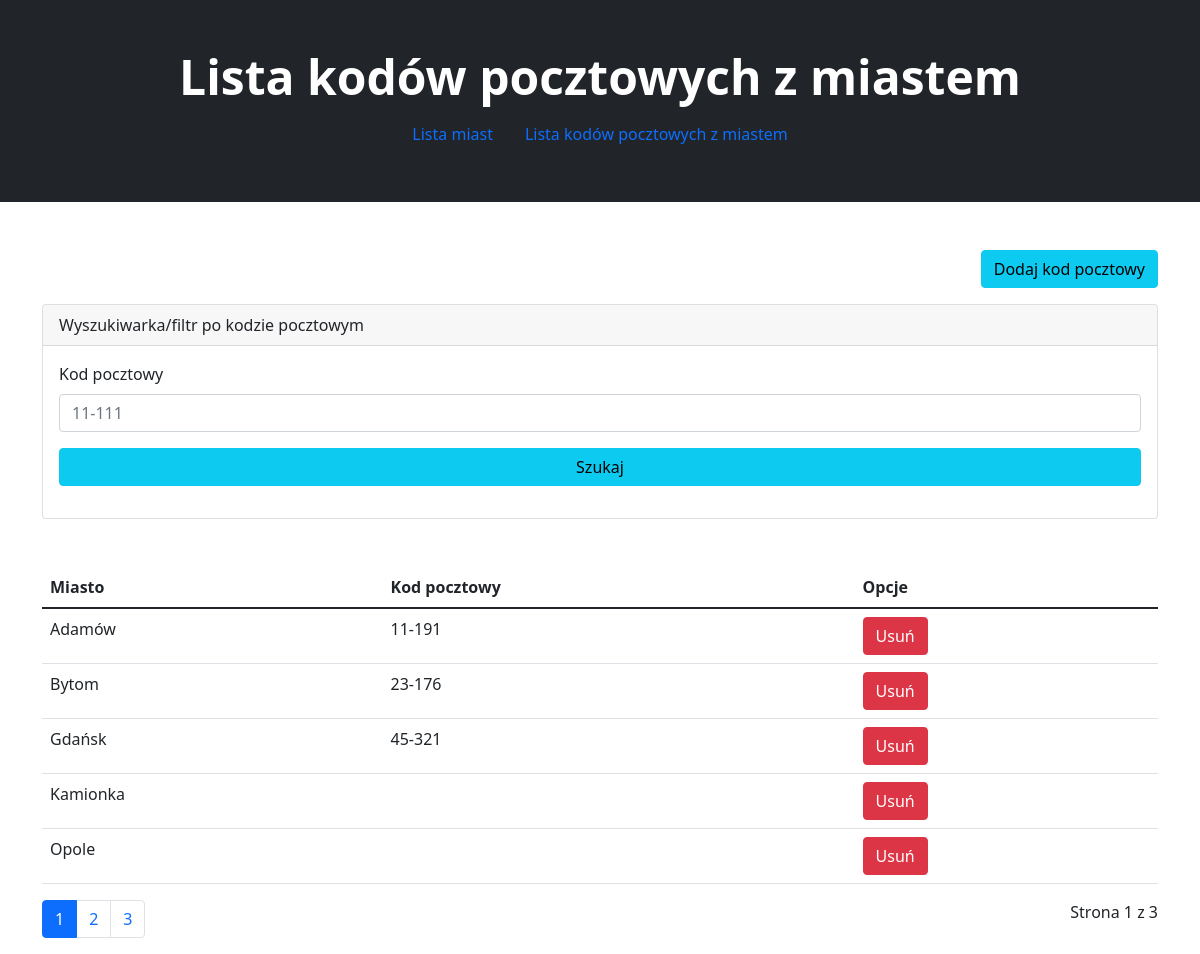
Page /index.php?controller=City&action=listZipCode on the committed database.
### tables this page shows
CREATE TABLE IF NOT EXISTS `city` (
    `id` int(11) NOT NULL AUTO_INCREMENT,
    `name` varchar(30) NOT NULL,
    `zipCode` varchar(6) DEFAULT NULL,
    PRIMARY KEY (`id`)
    );

### app/Controllers/CityController.php (called while the page is built, shortened)
<?php
class CityController extends BasicController
{
    public function listZipCode(): void
    {
        $view = View::getInstance();
        $view->set('title', 'Lista kodów pocztowych z miastem');
        $cityModel = new CityModel();
        if(isset($_GET['value'])){
            $pagination = new Pagination($cityModel->getAllCitiesWhereLike($_GET['value']));
        }else{
            $pagination = new Pagination($cityModel->getAll());
        }
        $view->set('cities', $pagination->getAll());
        $view->set('paginateLinks', PaginationDraw::draw($pagination, 'index.php?controller=City&action=listZipCode&page='));
        $view->set('paginatePageInfo', PaginationDraw::showPageInfo($pagination));
        $view->render("zipCodeList");
    }
}

### app/core/Pagination.php (called while the page is built, shortened)
<?php
class Pagination
{
    public function __construct($collection)
    {
        $this->collection = $collection;
        $this->page = $this->getPageNumber();
        $this->totalPages = $this->getTotalPages($this->collection);
    }
    private function getPageNumber(): int
    {
        if (!isset($_GET['page'])) {
            $page = 1;
        } else {
            $page = $_GET['page'];
        }
        return $page;
    }
    private function getTotalPages($collection): int
    {
        return ceil(count($collection) / self::LIMIT);
    }
}

### app/core/BasicModelPdo.php (called while the page is built, shortened)
<?php
class BasicModelPdo
{
    protected $pdo;
    public function __construct()
    {
        $db = DB::getInstance();
        $this->pdo = $db->getConnection();
    }
    public function getAll(): array
    {
        $stm = $this->pdo->prepare('SELECT * FROM ' . $this->table . ' ORDER BY name ASC');
        $stm->execute();
        return $stm->fetchAll(\PDO::FETCH_ASSOC);
    }
}

### app/core/DB.php (called while the page is built, shortened)
<?php
class DB
{
    private $connection;
    private static $_instance;
    private $dbhost = DB_HOST;
    private $dbuser = DB_USER;
    private $dbpass = DB_PASS;
    private $dbname = DB_NAME;
    private function __construct()
    {
        try {
            $this->connection = new PDO('mysql:host=' . $this->dbhost . ';dbname=' . $this->dbname, $this->dbuser, $this->dbpass, array(PDO::MYSQL_ATTR_INIT_COMMAND => "SET NAMES utf8"));
            $this->connection->setAttribute(PDO::ATTR_ERRMODE, PDO::ERRMODE_EXCEPTION);
        } catch (PDOException $e) {
            die("Failed to connect to DB: " . $e->getMessage());
        }
    }
    public function getConnection()
    {
        return $this->connection;
    }
    public static function getInstance()
    {
        if (!self::$_instance) {
            self::$_instance = new self();
        }
        return self::$_instance;
    }
}
?>

### views/zipCodeList.php (the view)
<?php include 'templates/header.php'; ?>
    <div class="container">
        <div class="text-end">
            <a href="index.php?controller=City&action=updateZipCodeView"><button class="btn btn-info">Dodaj kod pocztowy</button></a>
        </div>
        <div class="mt-3 mb-5">
            <div class="card">
                <div class="card-header">
                    Wyszukiwarka/filtr po kodzie pocztowym <?php if(isset($_GET['value'])): ?><strong>[<?= $_GET['value'] ?>]</strong><?php endif; ?>
                </div>
                <div class="card-body">
                    <form method="post" action="#">
                        <div class="mb-3">
                            <label class="form-label">Kod pocztowy</label>
                            <input type="text" class="form-control" placeholder="11-111" name="zipcode">
                        </div>
                        <div class="mb-3">
                            <button class="btn btn-info col-12" type="submit" name="button_form">Szukaj</button>
                        </div>
                    </form>
                </div>
            </div>
        </div>
        <div class="table-responsive">
            <table class="table table-hover">
                <thead>
                <tr>
                    <th>Miasto</th>
                    <th>Kod pocztowy</th>
                    <th>Opcje</th>
                </tr>
                </thead>
                <tbody>
                <?php foreach($this->cities as $city): ?>
                    <tr>
                        <td><?= $city['name'] ?></td>
                        <td><?= $city['zipCode'] ?></td>
                        <td>
                            <a href="index.php?controller=City&action=delete&id=<?= $city['id'] ?>"><button class="btn btn-danger">Usuń</button></a>
                        </td>
                    </tr>
                <?php endforeach; ?>
                </tbody>
            </table>
        </div>
        <div class="row">
            <div class="col-md-6">
                <?= $this->paginateLinks ?>
            </div>
            <div class="col-md-6 text-end">
                <?= $this->paginatePageInfo ?>
            </div>
        </div>
    </div>
<?php include 'templates/footer.php'; ?>

### public/index.php (shortened to what this page needs)
<?php
if(isset($_GET['controller']) && isset($_GET['action'])) {
    $ob = new $nameClass();
    $action = strval($_GET['action']);
    $ob->$action();
}else{
    $indexController = \App\Controllers\IndexController::getInstance();
    $indexController->indexAction();
}

### app/core/PaginationDraw.php (shortened to what this page needs)
<?php
class PaginationDraw
{
    public static function drawHeader()
    {
        return '
            <nav>
                <ul class="pagination">
        ';
    }
    public static function drawFooter()
    {
        return '
                </ul>
            </nav>
        ';
    }
    public static function drawPageActive($page, $link)
    {
        $link .= $page;
        return ' <li class="page-item active"><a class="page-link" href="' . $link . '">' . $page . '</a></li>';
    }
    public static function drawPage($page, $link)
    {
        $link .= $page;
        return ' <li class="page-item"><a class="page-link" href="=' . $link . '">' . $page . '</a></li>';
    }
    public static function draw(Pagination $pagination, $link)
    {
        $result = '';
        $result .= self::drawHeader();
        for ($page = 1; $page <= $pagination->totalPages; $page++) {
            if ($page == $pagination->page) {
                $result .= self::drawPageActive($page, $link);
            } else {
                $result .= self::drawPage($page, $link);
            }
        }
        $result .= self::drawFooter();
        return $result;
    }
}

### app/core/View.php (shortened to what this page needs)
<?php
class View extends Singleton
{
    public function render($name, $path = 'views/')
    {
        $path = APP_ROOT . '/' . $path . $name . '.php';
        try {
            if (is_file($path)) {
                require $path;
            } else {
                throw new Exception('Can not open template ' . $name . ' in: ' . $path);
            }
        } catch (Exception $e) {
            echo $e->getMessage() . '<br />
                File: ' . $e->getFile() . '<br />
                Code line: ' . $e->getLine() . '<br />
                Trace: ' . $e->getTraceAsString();
            exit;
        }
    }
}

### views/templates/header.php (shortened to what this page needs)
<!DOCTYPE html>
<html lang="pl">
<head>
    <link href="https://cdn.jsdelivr.net/npm/bootstrap@5.1.3/dist/css/bootstrap.min.css" rel="stylesheet">
</head>
<body>
<div class="px-4 py-5 mb-5 text-center bg-dark">
    <h1 class="display-5 fw-bold text-white"><?php echo $this->title ?? "Zadanie 1"; ?></h1>
    <ul class="nav justify-content-center">
        <li class="nav-item">
            <a class="nav-link" aria-current="page" href="index.php">Lista miast</a>
        </li>
        <li class="nav-item">
            <a class="nav-link" href="index.php?controller=City&action=listZipCode">Lista kodów pocztowych z miastem</a>
        </li>
    </ul>
</div>

### views/templates/footer.php (shortened to what this page needs)
</body>
</html>

### rows in the picture
city: name "Adamów", zipCode "11-191"
city: name "Bytom", zipCode "23-176"
city: name "Gdańsk", zipCode "45-321"
city: name "Kamionka"
city: name "Opole"

### other values in the picture
$this->title "Lista kodów pocztowych z miastem"
$page "1"
$page "2"
$page "3"
$this->paginatePageInfo "Strona 1 z 3"
